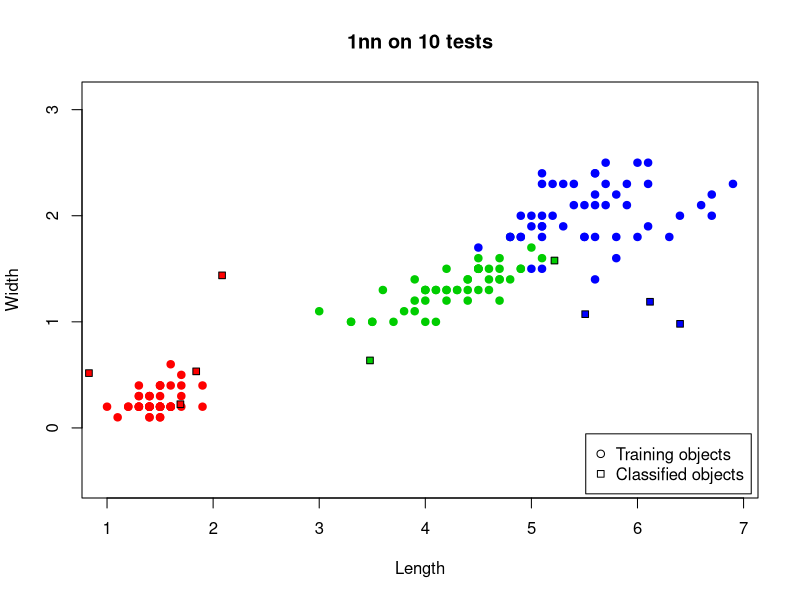

Write R code to recreate this figure.
euclidian_dist <- function(u, v)
{
  return (sqrt(sum((u - v)^2)))
}


sort_by_dist <- function(data, u)
{
  row <- dim(data)[1]
  col <- dim(data)[2]
  dst <- matrix(NA, row, 2)
  for(i in 1:row)
  {
    curr_dist <- euclidian_dist(data[i, 1:col-1], u)
    dst[i, ] <- c(i, curr_dist)  
  }
  ordered_data <- data[order(dst[, 2]), ]
  return (ordered_data)
}


knn <- function(data, u, k=1)
{
  # This function gets the data and a point and returns
  # the class of the nearest one.
  row <- dim(data)[1]
  col <- dim(data)[2]
  data <- sort_by_dist(data, u)
  classes <- data[1:k, col]
  counts <- table(classes)
  answer <- names(which.max(counts))
  return (answer)
}


main <- function()
{
  colors <- c("setosa" = "red", "versicolor" = "green3", "virginica" = "blue")
  train <- iris[,3:5]
  
  # drawing a plot of petal parameters
  plot(train[1:2], pch=21, bg=colors[iris$Species],
      col=colors[iris$Species], asp=1, xlab="Length", ylab="Width",
      main="1nn on 10 tests")
  
  # generate 10 tests
  test <- cbind(runif(10, min=0.1, max=6.9),
                runif(10, min=0.1, max=2.4))
  # testing knn for k=1
  k <- 1
  for(i in 1:10)
  {
    answer <- knn(train, c(test[i, 1], test[i, 2]), k)
    if(answer == -1)
    {
      print('There are no neighbours')
      break
    }
    points(test[i, 1], test[i, 2], pch = 22, bg = colors[answer], asp = 1)
  }
  legend("bottomright", c("Training objects", "Classified objects"),
         pch=c(21, 22), inset=0.01)
}


main()